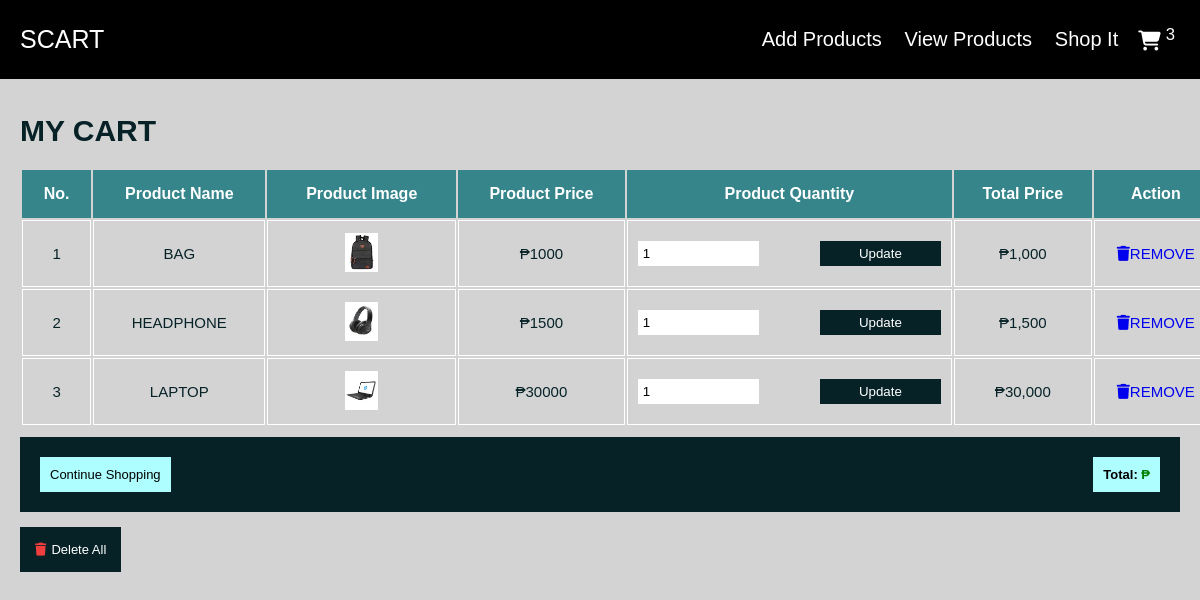
The app's page /cart.php with its own data.
### tables this page shows
CREATE TABLE `cart` (
  `name` varchar(100) NOT NULL,
  `price` varchar(100) NOT NULL,
  `image` varchar(100) NOT NULL,
  `quantity` varchar(20) NOT NULL,
  `id` int(11) NOT NULL
);

### cart.php (the view, shortened to what this page needs)
<?php include 'connect.php';
?>
<!DOCTYPE html>
<html lang="en">
<head>
    <link rel="stylesheet" href="css/style.css">
    <link rel="stylesheet" href="https://cdnjs.cloudflare.com/ajax/libs/font-awesome/6.4.2/css/all.min.css" />
</head>
<body>
    <?php include 'header.php'; ?>
    <div class="container">
        <section class="shopping_cart">
            <h1 class="heading">My Cart</h1>
            <table>
                <?php
                $select_cart_products=mysqli_query($conn, "Select * from `cart`");
                $num=1;
                $grand_total=0;
                if(mysqli_num_rows($select_cart_products)>0){
                    echo "                <thead>
                    <th>No.</th>
                    <th>Product Name</th>
                    <th>Product Image</th>
                    <th>Product Price</th>
                    <th>Product Quantity</th>
                    <th>Total Price</th>
                    <th>Action</th>
                </thead>
                <tbody>";
                while($fetch_cart_products=mysqli_fetch_assoc($select_cart_products)){
                    ?>
                      <tr>
                        <td><?php echo $num ?></td>
                        <td><?php echo $fetch_cart_products['name'] ?></td>
                        <td>
                            <img src="images/<?php echo $fetch_cart_products['image'] ?>" alt="Laptop">
                        </td>
                        <td>₱<?php echo $fetch_cart_products['price'] ?></td>
                        <td>
                            <form action="" method="post">
                            <div class="quantity_box">
                            <input type="number" min="1" value="<?php echo $fetch_cart_products['quantity'] ?>" name="update_quantity">
                            <input type="submit" class="update_quantity" value="Update" name="update_product_quantity">
                            </div>
                            </form>
                        </td>
                        <td>₱<?php echo $subtotal=number_format($fetch_cart_products['price']*$fetch_cart_products['quantity']) ?></td>
                        <td>
                            <a href="cart.php?remove=<?php echo $fetch_cart_products['id'] ?>" onclick="return confirm('Are you sure you want to delete this item?')">
                                <i class="fas fa-trash"></i>Remove
                            </a>
                        </td>
                    </tr>
                    <?php
                    $grand_total=$grand_total+($fetch_cart_products['price']*$fetch_cart_products['quantity']);
                    $num++;
                }
                }else{
                    echo "<div class='empty_text'>Cart is Empty</div>";
                }
                ?>
                </tbody>
            </table>
            <?php
            if($grand_total>0){
                echo " <div class='table_bottom'>
                <a href='shop_products.php' class='bottom_btn'>Continue Shopping</a>
                <h3 class='bottom_btn'>Total: <span>₱<?php echo $grand_total ?></span></h3>
            </div>";
            ?>
            <a href="cart.php?delete_all" onclick="return confirm('Are you sure you want to delete all the items?')" class="delete_all_btn">
                <i class="fas fa-trash"></i>Delete All</a>
            <?php
            }else{
                echo "";
            }
            ?>
        </section>
    </div>
</body>
</html>

### css/style.css (style rules this page uses)
* { margin: 0; padding: 0; box-sizing: border-box; outline: none; border: none; text-decoration: none; font-family: "Poppins", sans-serif; }
:root { --color1: #072227; --color2: #35858b; --color3: #4fbdba; --color4: #aefeff; --black: #000; --white: #fff; --lightgray: #d3d3d3; --red: rgb(238, 62, 62); }
html { font-size: 62.5%; overflow-x: hidden; }
.container { margin: 0 auto; padding-bottom: 5rem; height: 100vh; background-color: var(--lightgray); }
.heading { text-align: center; font-size: 3rem; text-transform: uppercase; padding: 1.5rem 0 2rem; color: var(--color1); }
section { padding: 2rem; }
td { padding: 1rem; font-size: 1.5rem; color: var(--color1); border: 1px solid var(--white); text-transform: uppercase; }
img { width: 20%; margin: 0 auto; }
.shopping_cart table { text-align: center; width: 100%; }
.shopping_cart table thead th { padding: 1.5rem; font-size: 1.6rem; color: var(--white); background-color: var(--color2); }
.table_bottom { background-color: var(--color1); display: flex; justify-content: space-between; align-items: center; padding: 2rem; margin: 1rem 0 3rem 0; }
.bottom_btn { color: var(--black); font-size: 1.3rem; background-color: var(--color4); padding: 1rem; }
.bottom_btn span { color: green; }
.delete_all_btn { background-color: var(--color1); color: var(--white); font-size: 1.3rem; padding: 1.5rem; }
.delete_all_btn .fa-trash { color: var(--red); margin-right: 0.5rem; }
.quantity_box { display: flex; justify-content: space-between; align-items: center; }
.quantity_box input { width: 40%; padding: 0.5rem; }
.update_quantity { color: var(--white); padding: 0.5rem; background-color: var(--color1); margin: 1rem 0; }
@media (max-width: 1200px) { .shopping_cart { overflow-x: scroll; } }
@media (max-width: 1200px) { .shopping_cart table { width: 120rem; } }
@media (max-width: 1200px) { .shopping_cart .heading { text-align: left; } }

### records on screen
cart: name "BAG", image (picture), price "1000", update_quantity "1", price+quantity "1,000"
cart: name "HEADPHONE", image (picture), price "1500", update_quantity "1", price+quantity "1,500"
cart: name "LAPTOP", image (picture), price "30000", update_quantity "1", price+quantity "30,000"

### other values on screen
$row_count "3"
